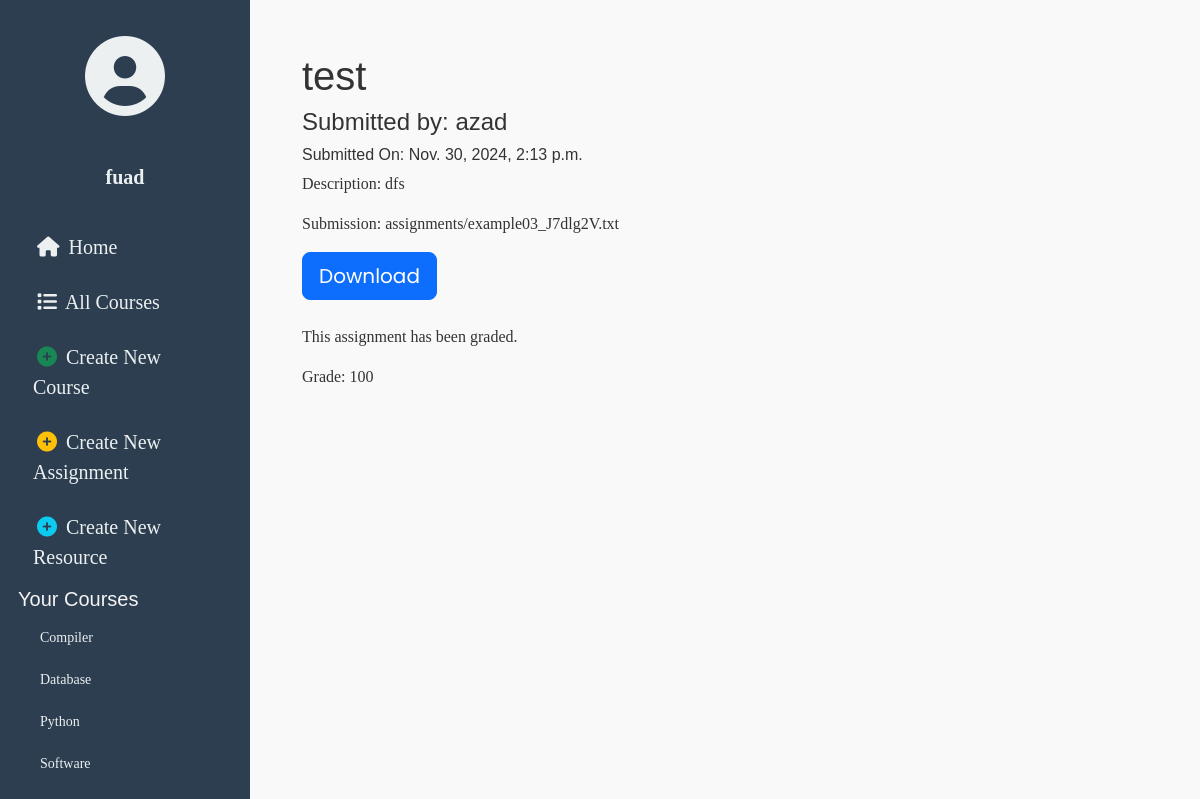
The app's page /assignments/submission/detail/1/ (signed in) with its own data.
### users/models.py (models this page shows)
class User(auth.models.AbstractUser):
    USER_TYPE_CHOICES = (
        (1, 'Student'),
        (2, 'Teacher')
    )
    user_type = models.PositiveIntegerField(choices=USER_TYPE_CHOICES, default=1)

### courses/models.py (models this page shows, shortened)
class Course(models.Model):
    course_name = models.CharField(max_length=200)
    course_description = models.TextField()
    teacher = models.ForeignKey(User, related_name="course", on_delete=models.CASCADE)
    students = models.ManyToManyField(User, through='Enrollment', related_name="student_course")
    def __str__(self):
        return str(self.course_name)
    class Meta:
        ordering = ['course_name']

### assignments/models.py (models this page shows, shortened)
class SubmitAssignment(models.Model):
    author = models.ForeignKey(User, related_name='assignment', on_delete=models.CASCADE)
    topic = models.CharField(max_length=200, blank=False)
    description = models.TextField(blank=False)
    assignment_file = models.FileField(blank=False, upload_to='assignments')
    submitted_date = models.DateTimeField(default=timezone.now)
    assignment_ques = models.ForeignKey(Assignment, related_name="question", on_delete=models.CASCADE, null=True)
    graded = models.BooleanField(default=False)
    grade = models.IntegerField(
        default=0,
        validators=[
            MaxValueValidator(100),
            MinValueValidator(0)
        ]
    )

### assignments/views.py (the view)
# urls.py: url(r'^submission/detail/(?P<pk>[-\w]+)/$', views.SubmitAssignmentDetail.as_view(), name="submit_detail"),
class SubmitAssignmentDetail(LoginRequiredMixin, generic.DetailView):
    model = SubmitAssignment
    template_name = 'assignments/submitassignment_detail.html'
    def get_context_data(self, **kwargs):
        submissions = SubmitAssignment.objects.filter(pk=self.kwargs['pk'])
        submissions_object = get_object_or_404(submissions)
        context = super(SubmitAssignmentDetail, self).get_context_data(**kwargs)
        context['submissions'] = submissions_object
        return context

### courses/context_processors.py (called while the page is built)
def courses_processor(request):
    course = Course.objects.all()
    return {'list_courses': course}

### assignments/templates/assignments/submitassignment_detail.html (shortened to what this page needs)
{% extends 'assignments/assignment_base.html' %}
{% load static %}
{% load bootstrap4 %}
{% block main_content %}
    <div class="container">
        {% if submissions.assignment_ques.course.teacher.id == user.id or submissions.author.id == user.id %}
            <h1>{{submissions.topic}}</h1>
            <h4>Submitted by: {{submissions.author}}</h4>
            <h6>Submitted On: {{submissions.submitted_date}}</h6>
            <p>Description: {{submissions.description}}</p>
            <p>Submission: {{submissions.assignment_file.name}}</p>
            <a href="{{submissions.assignment_file.url}}" class="btn btn-lg btn-primary" download>Download</a>
            <div class="grade">
                {% if submissions.graded == False %}
                    <p>This assignment has not been graded yet.</p>
                {% else %}
                    <p>This assignment has been graded.</p>
                    <p>Grade: {{submissions.grade}}</p>
                {% endif %}
            </div>
        {% else %}
            <div class="jumbotron">
                <h2>You cannot view this assignment.</h2>
            </div>
        {% endif %}
    </div>
{% endblock main_content %}

### templates/base.html (shortened to what this page needs)
{% load static %}
<html lang="en">
  <head>
    <link
      href="https://cdn.jsdelivr.net/npm/bootstrap@5.3.0-alpha3/dist/css/bootstrap.min.css"
      rel="stylesheet"
    />
    <link
      rel="stylesheet"
      href="https://cdnjs.cloudflare.com/ajax/libs/font-awesome/6.0.0-beta3/css/all.min.css"
    />
    <link rel="stylesheet" href="{% static 'django_lms/css/master.css' %}" />
  </head>
  <body>
    <div class="sidenav">
      <div class="side-items">
        <div class="side-element">
          <i class="fa-solid fa-circle-user fa-5x"></i>
        </div>
        {% if user.is_authenticated %}
        <a href="{% url 'profile' pk=user.pk %}" class="sidemenu side-element">
          <strong>{{ user }}</strong>
        </a>
        <a href="{% url 'home' %}"><i class="fas fa-home"></i> Home</a>
        <a href="{% url 'courses:list' %}"
          ><i class="fas fa-list"></i> All Courses</a
        >
        {% if user.user_type == 1 %}
        <h5 class="sidemenu">Your Courses</h5>
        {% for course in list_courses %} {% if user in course.students.all %}
        <div class="course-item">
          <a href="{% url 'courses:detail' pk=course.pk %}">{{ course }}</a>
        </div>
        {% endif %} {% endfor %} {% else %}
        <a href="{% url 'courses:create' %}">
          <i class="fas fa-plus-circle text-success"></i> Create New Course
        </a>
        <a href="{% url 'assignments:create' %}">
          <i class="fas fa-plus-circle text-warning"></i> Create New Assignment
        </a>
        <a href="{% url 'resources:create' %}">
          <i class="fas fa-plus-circle text-info"></i> Create New Resource
        </a>
        <h5 class="sidemenu">Your Courses</h5>
        {% for course in list_courses %} {% if user.id == course.teacher.id %}
        <div class="course-item">
          <a href="{% url 'courses:detail' pk=course.pk %}">{{ course }}</a>
        </div>
        {% endif %} {% endfor %} {% endif %}
        <a href="{% url 'users:logout' %}" class="sidemenu">
        </a>
        {% endif %}
      </div>
    </div>
    <div class="content">
      {% block body_content %} {% endblock body_content %}
    </div>
  </body>
</html>

### static/django_lms/css/master.css (style rules this page uses)
.sidenav { height: 100%; width: 20%; position: fixed; z-index: 1; top: 0; left: 0; background-color: #111; overflow-x: hidden; padding-top: 20px; }
h1, h2, h3, h4, h5, h6 { font-family: 'DM Sans', sans-serif; }
p, a { font-family: 'Raleway', 'sans-serif'; }
.sidenav a { padding: 6px 8px 6px 16px; text-decoration: none; font-size: 20px; color: #999999; display: block; }
.content { margin-top: 2em; margin-left: 22%; margin-bottom: 2em; margin-right: 2em; }
.sidemenu { display: block; color: #f4f4f4; }
.side-element { text-align: center; }
i { margin: 0.2em; }
.side-items { margin-left: 0.5em; margin-right: 0.5em; }
.course-item a { font-size: 18px; }
.card-deck, .assignments, .submissions, .grade { margin:3% 0% 3% 0% }

### templates/base.html (style rules this page uses)
body { font-family: "Poppins", sans-serif; background-color: #f9f9f9; color: #333; }
.sidenav { background-color: #2c3e50; color: white; min-height: 100vh; padding: 20px 10px; position: fixed; width: 250px; }
.sidenav a { color: #ecf0f1; text-decoration: none; display: block; padding: 10px 15px; margin: 5px 0; border-radius: 5px; transition: background-color 0.3s ease; }
.sidenav .side-element { text-align: center; margin-bottom: 20px; }
.sidenav .side-element i { color: #ecf0f1; }
.content { margin-left: 270px; padding: 20px; }
.course-item a { color: #ecf0f1; font-size: 14px; margin-left: 10px; display: block; padding: 8px 12px; }

### records on screen
User: username "fuad"
Course: course_name "Compiler"
Course: course_name "Database"
Course: course_name "Python"
Course: course_name "Software"
SubmitAssignment: topic "test", author "azad", submitted_date "Nov. 30, 2024, 2:13 p.m.", description "dfs", assignment_file.name "assignments/example03_J7dlg2V.txt", grade "100"
